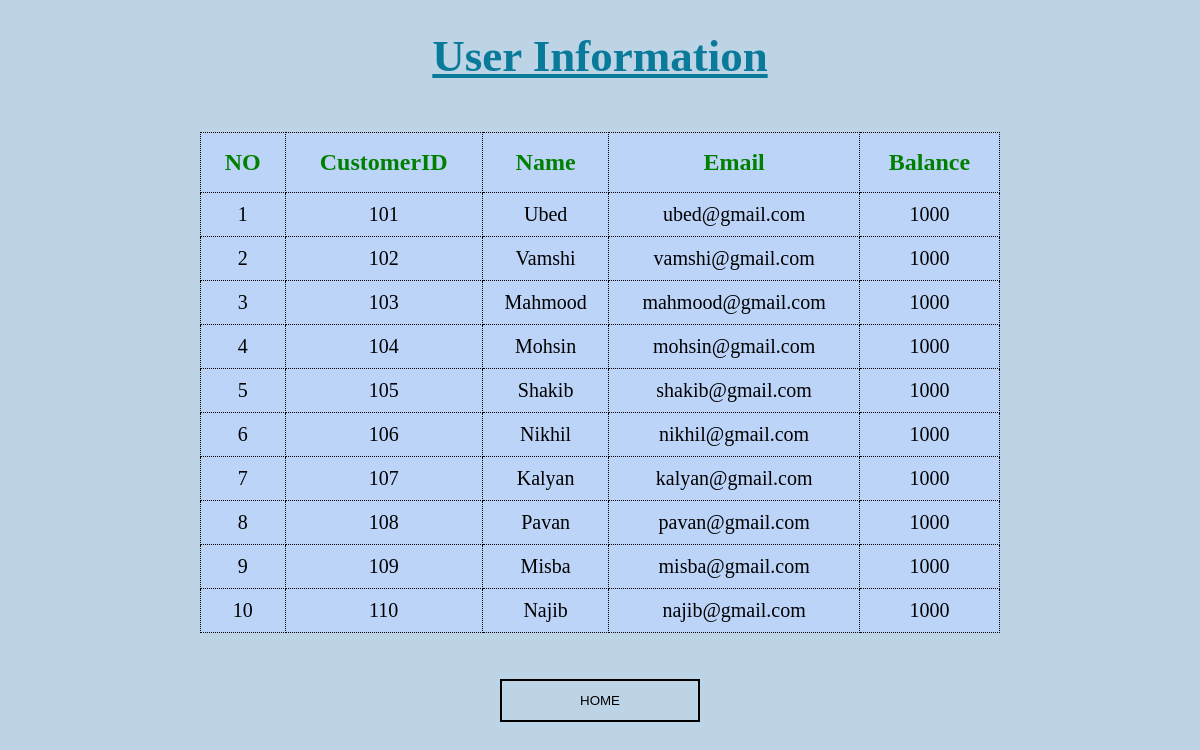
Screenshot of /viewuser.php with the database file from the repository.
### tables this page shows
CREATE TABLE `customers` (
  `CustomerID` int(10) NOT NULL,
  `Name` varchar(20) NOT NULL,
  `Email` varchar(25) NOT NULL,
  `Balance` int(5) NOT NULL
);

### viewuser.php (the view, shortened to what this page needs)
<?php
$dbhost="localhost";
$dbuser="root";
$dbpass="";
$db="sohel's bank";
$con=mysqli_connect($dbhost,$dbuser,$dbpass,$db);
$sql="SELECT CustomerID,Name,Balance,Email FROM customers";
$result=mysqli_query($con,$sql);
?>
<!DOCTYPE html>
<html>
<head>
	<link rel="stylesheet" type="text/css" href="button.css">
</head>
<body>
	<h1 style="color:rgb(10,122,154);font-size: 45px"><u>User Information</u></h1>
    <table >
		<thead>
			<th>NO</th>
			<th>CustomerID</th>
			<th>Name</th>
			<th>Email</th>
			<th>Balance</th>
		</thead>
		<tbody>
		<tr>
			<?php
				$row=mysqli_fetch_array($result);
			?>
			<td> 1</td>
			<td><?php echo  $row["CustomerID"]; ?></td>
			<td><?php echo  $row["Name"]; ?></td>
			<td><?php echo  $row["Email"]; ?></td>
			<td><?php echo  $row["Balance"]; ?></td>
		</tr>
		<tr>
			<?php
				$row=mysqli_fetch_array($result);
			?>
			<td> 2</td>
			<td><?php echo  $row["CustomerID"]; ?></td>
			<td><?php echo  $row["Name"]; ?></td>
			<td><?php echo  $row["Email"]; ?></td>
			<td><?php echo  $row["Balance"]; ?></td>
		</tr>
        <tr>
			<?php
				$row=mysqli_fetch_array($result);
			?>
			<td> 3</td>
			<td><?php echo  $row["CustomerID"]; ?></td>
			<td><?php echo  $row["Name"]; ?></td>
			<td><?php echo  $row["Email"]; ?></td>
			<td><?php echo  $row["Balance"]; ?></td>
		</tr>
        <tr>
			<?php
				$row=mysqli_fetch_array($result);
			?>
			<td> 4</td>
			<td><?php echo  $row["CustomerID"]; ?></td>
			<td><?php echo  $row["Name"]; ?></td>
			<td><?php echo  $row["Email"]; ?></td>
			<td><?php echo  $row["Balance"]; ?></td>
        </tr>
        <tr>
			<?php
				$row=mysqli_fetch_array($result);
			?>
			<td> 5</td>
			<td><?php echo  $row["CustomerID"]; ?></td>
			<td><?php echo  $row["Name"]; ?></td>
			<td><?php echo  $row["Email"]; ?></td>
			<td><?php echo  $row["Balance"]; ?></td>
		</tr>
        <tr>
			<?php
				$row=mysqli_fetch_array($result);
			?>
			<td> 6</td>
			<td><?php echo  $row["CustomerID"]; ?></td>
			<td><?php echo  $row["Name"]; ?></td>
			<td><?php echo  $row["Email"]; ?></td>
			<td><?php echo  $row["Balance"]; ?></td>
        </tr>
        <tr>
			<?php
				$row=mysqli_fetch_array($result);
			?>
			<td> 7</td>
			<td><?php echo  $row["CustomerID"]; ?></td>
			<td><?php echo  $row["Name"]; ?></td>
			<td><?php echo  $row["Email"]; ?></td>
			<td><?php echo  $row["Balance"]; ?></td>
		</tr>
        <tr>
			<?php
				$row=mysqli_fetch_array($result);
			?>
			<td> 8</td>
			<td><?php echo  $row["CustomerID"]; ?></td>
			<td><?php echo  $row["Name"]; ?></td>
			<td><?php echo  $row["Email"]; ?></td>
			<td><?php echo  $row["Balance"]; ?></td>
		</tr>
        <tr>
			<?php
				$row=mysqli_fetch_array($result);
			?>
			<td> 9</td>
			<td><?php echo  $row["CustomerID"]; ?></td>
			<td><?php echo  $row["Name"]; ?></td>
			<td><?php echo  $row["Email"]; ?></td>
			<td><?php echo  $row["Balance"]; ?></td>
        </tr>
        <tr>
			<?php
				$row=mysqli_fetch_array($result);
			?>
			<td> 10</td>
			<td><?php echo  $row["CustomerID"]; ?></td>
			<td><?php echo  $row["Name"]; ?></td>
			<td><?php echo  $row["Email"]; ?></td>
			<td><?php echo  $row["Balance"]; ?></td>
		</tr>
		</tbody>
	</table><br><br>
		<form action="index.php" method="post">
		<button class="btn btn2" type="submit" name="name">HOME</button>
		</form>
</body>
</html>

### button.css (style rules this page uses)
body { margin: 0; padding: 0; }
.btn { background: none; border: 2px solid #000; font-family: "montserrat",sans-serif; text-transform: uppercase; padding: 12px 20px; min-width: 200px; margin: 10px; cursor: pointer; transition: color 0.4s linear; position: relative; }
.btn::before { content: ""; position: absolute; left: 0; top: 0; width: 100%; height: 100%; background: #000; z-index: -1; transition: transform 0.5s; transform-origin: 0 0; transition-timing-function: cubic-bezier(0.5,1.6,0.4,0.7); }
.btn2::before { transform: scaleY(0); }

### viewuser.php (style rules this page uses)
body { text-align:center; }
body { background-color: #BDD4E7; background-size: cover; }
table { width: 800px; margin: auto; table-layout: auto; text-align: center; margin-top: 50px; font-family: cursive; color: #red; }
table,th,td { background-color:#red; border: 1px dotted black; border-collapse: collapse; padding: 10px; font-size: 20px; }
td { color: black; background-color: rgb(189,212,249); }
th { background-color: rgb(189,212,249); color:green; font-size:24px; padding:16px; }

### rows the page displays
customers: CustomerID "101", Name "Ubed", Email "ubed@gmail.com", Balance "1000"
customers: CustomerID "102", Name "Vamshi", Email "vamshi@gmail.com", Balance "1000"
customers: CustomerID "103", Name "Mahmood", Email "mahmood@gmail.com", Balance "1000"
customers: CustomerID "104", Name "Mohsin", Email "mohsin@gmail.com", Balance "1000"
customers: CustomerID "105", Name "Shakib", Email "shakib@gmail.com", Balance "1000"
customers: CustomerID "106", Name "Nikhil", Email "nikhil@gmail.com", Balance "1000"
customers: CustomerID "107", Name "Kalyan", Email "kalyan@gmail.com", Balance "1000"
customers: CustomerID "108", Name "Pavan", Email "pavan@gmail.com", Balance "1000"
customers: CustomerID "109", Name "Misba", Email "misba@gmail.com", Balance "1000"
customers: CustomerID "110", Name "Najib", Email "najib@gmail.com", Balance "1000"
